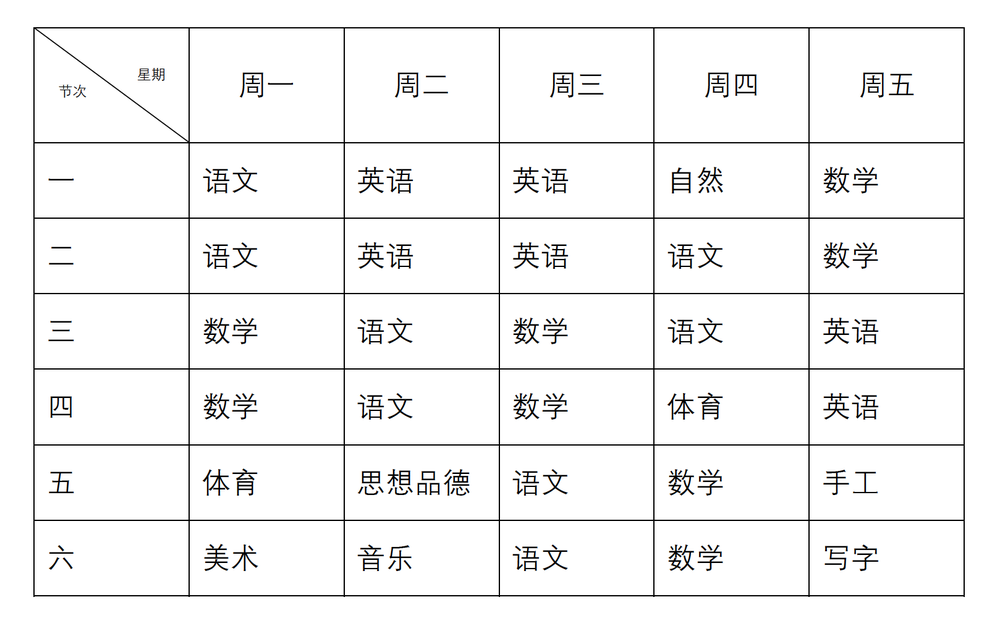
#> input picture opencv-photo-to-csv/src/classTable.png, 1000 x 618 px, shrunk from 1618 x 1000 before the run
$ python test6.py
#> lines starting #> are read from the running program, lines starting #| are printed output that depends on the picture; after the words box and inside, x2 and y2 are one past the last pixel; in counts of white or black regions, pixels touching at a corner belong together
import os

import cv2
import numpy as np
import pytesseract
from PIL import Image
import csv
import re
import json


def parse_pic_to_excel_data(src):
#> called with src = 'classTable.png'
    raw = cv2.imread(src, 1)
#> raw is the input picture: shape (618, 1000, 3); mean B, G, R 242.8, 242.8, 242.8
    # 灰度图片
    gray = cv2.cvtColor(raw, cv2.COLOR_BGR2GRAY)
    # 二值化
    binary = cv2.adaptiveThreshold(~gray, 255, cv2.ADAPTIVE_THRESH_GAUSSIAN_C, cv2.THRESH_BINARY, 35, -5)
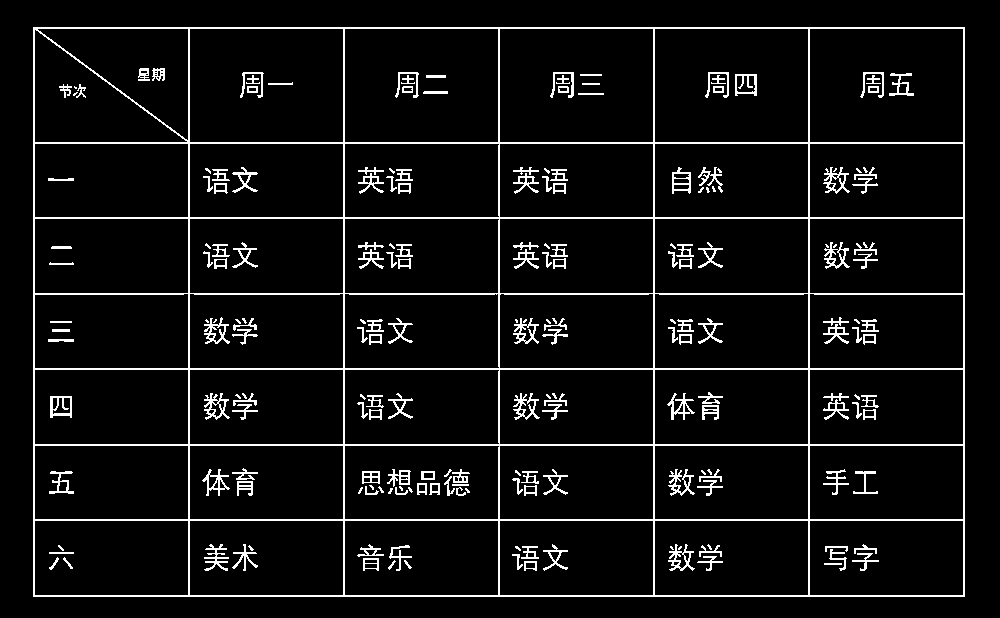
#> binary: shape (618, 1000); 6.7% white in thin lines or dots, all inside (x1, y1, x2, y2) = (33, 27, 965, 597)
    cv2.imshow("binary_picture", binary)  # 展示图片
    rows, cols = binary.shape
#> rows = 618; cols = 1000
    scale = 40
    # 自适应获取核值 识别横线
    kernel = cv2.getStructuringElement(cv2.MORPH_RECT, (cols // scale, 1))
    eroded = cv2.erode(binary, kernel, iterations=1)
#> eroded: shape (618, 1000); 2.3% white in thin lines or dots, all inside (x1, y1, x2, y2) = (45, 27, 953, 597)

    dilated_col = cv2.dilate(eroded, kernel, iterations=1)
    cv2.imshow("excel_horizontal_line", dilated_col)
    # cv2.waitKey(0)
    # 识别竖线
    scale = 20
    kernel = cv2.getStructuringElement(cv2.MORPH_RECT, (1, rows // scale))
#> kernel = 30 values from 1 to 1
    eroded = cv2.erode(binary, kernel, iterations=1)
#> eroded: shape (618, 1000); 1.2% white in thin lines or dots, all inside (x1, y1, x2, y2) = (33, 42, 965, 583)
    dilated_row = cv2.dilate(eroded, kernel, iterations=1)
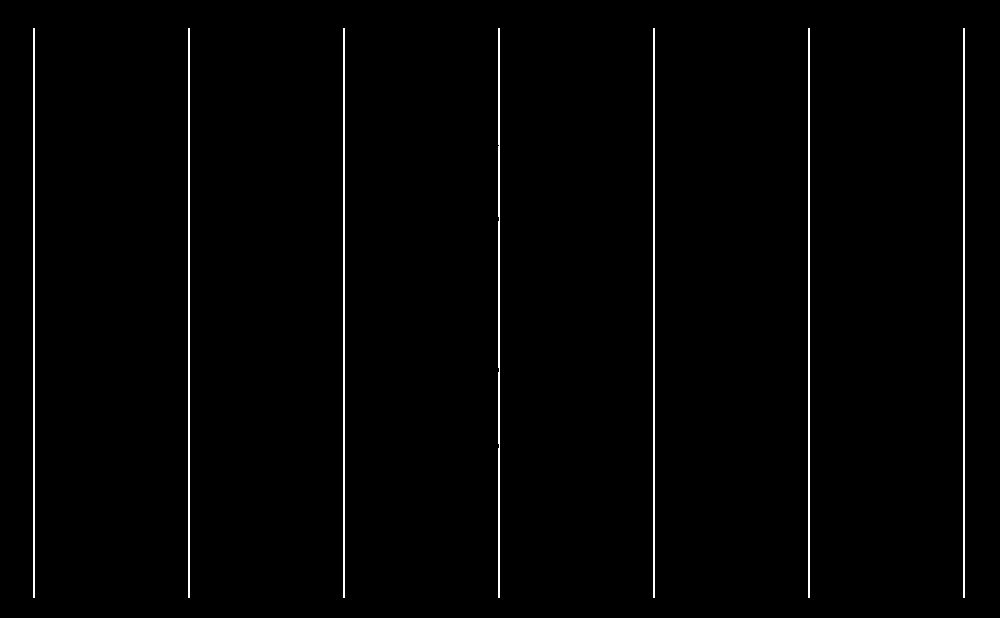
#> dilated_row: shape (618, 1000); 1.3% white in thin lines or dots, all inside (x1, y1, x2, y2) = (33, 28, 965, 598)
    cv2.imshow("excel_vertical_line", dilated_row)
    # cv2.waitKey(0)
    # 标识交点
    bitwise_and = cv2.bitwise_and(dilated_col, dilated_row)
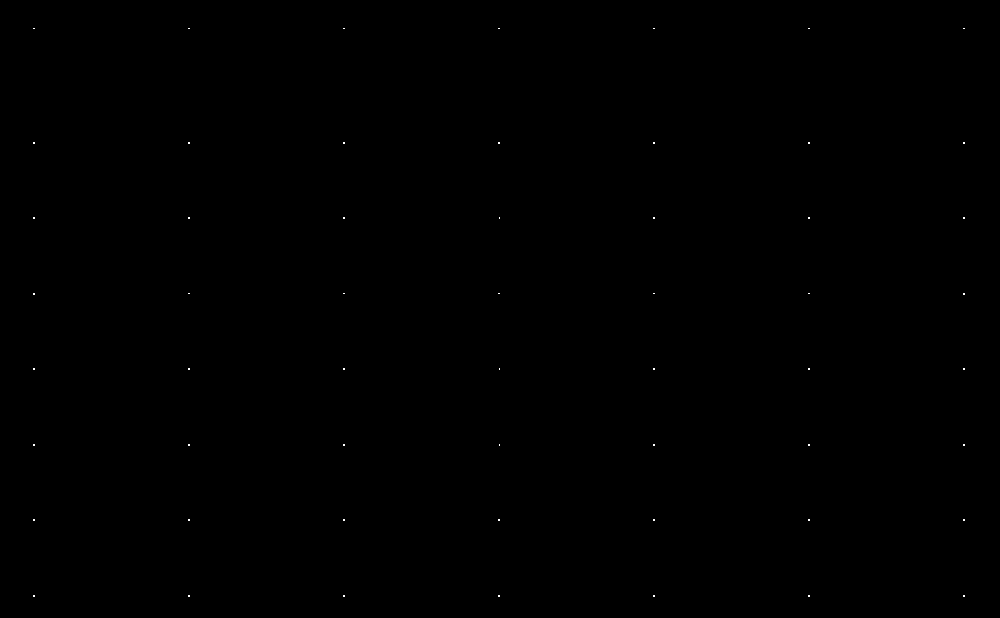
#> bitwise_and: shape (618, 1000); 0.03% white in thin lines or dots, all inside (x1, y1, x2, y2) = (33, 28, 965, 597)
    cv2.imshow("excel_bitwise_and", bitwise_and)
    # cv2.waitKey(0)
    # 标识表格
    merge = cv2.add(dilated_col, dilated_row)
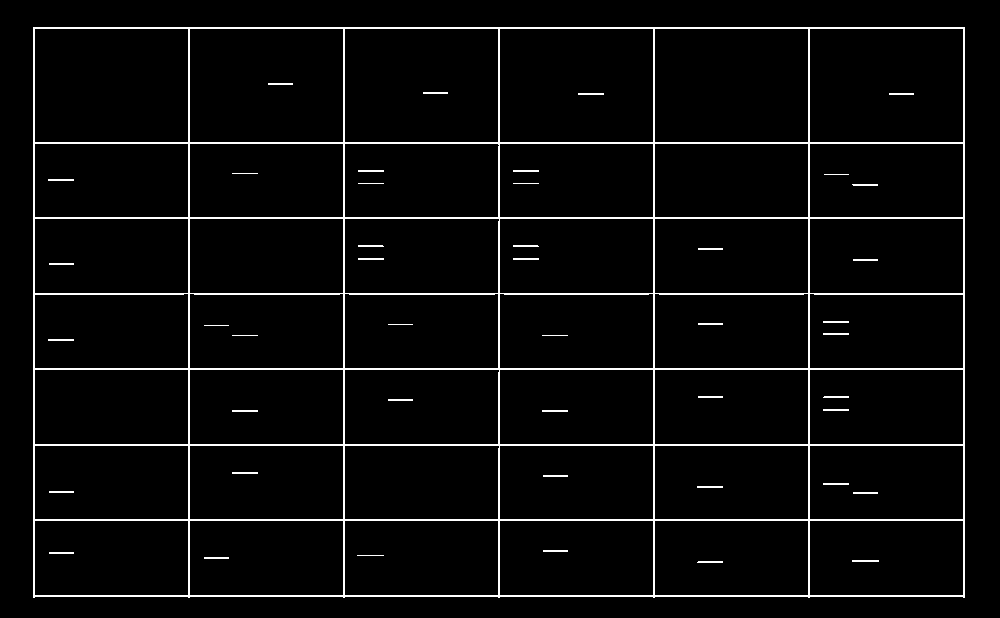
#> merge: shape (618, 1000); 4% white in thin lines or dots, all inside (x1, y1, x2, y2) = (33, 27, 965, 598)
    cv2.imshow("entire_excel_contour", merge)
    # cv2.waitKey(0)
    # 两张图片进行减法运算，去掉表格框线
    merge2 = cv2.subtract(binary, merge)
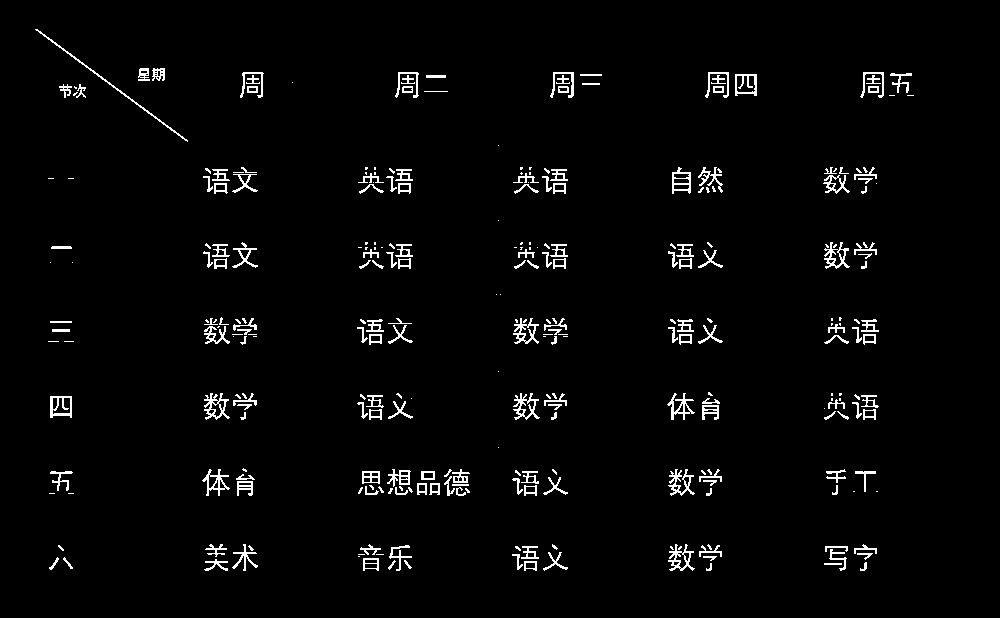
#> merge2: shape (618, 1000); 2.7% white in thin lines or dots, all inside (x1, y1, x2, y2) = (35, 29, 914, 571)
    cv2.imshow("binary_sub_excel_rect", merge2)

    new_kernel = cv2.getStructuringElement(cv2.MORPH_RECT, (2, 2))
    erode_image = cv2.morphologyEx(merge2, cv2.MORPH_OPEN, new_kernel)
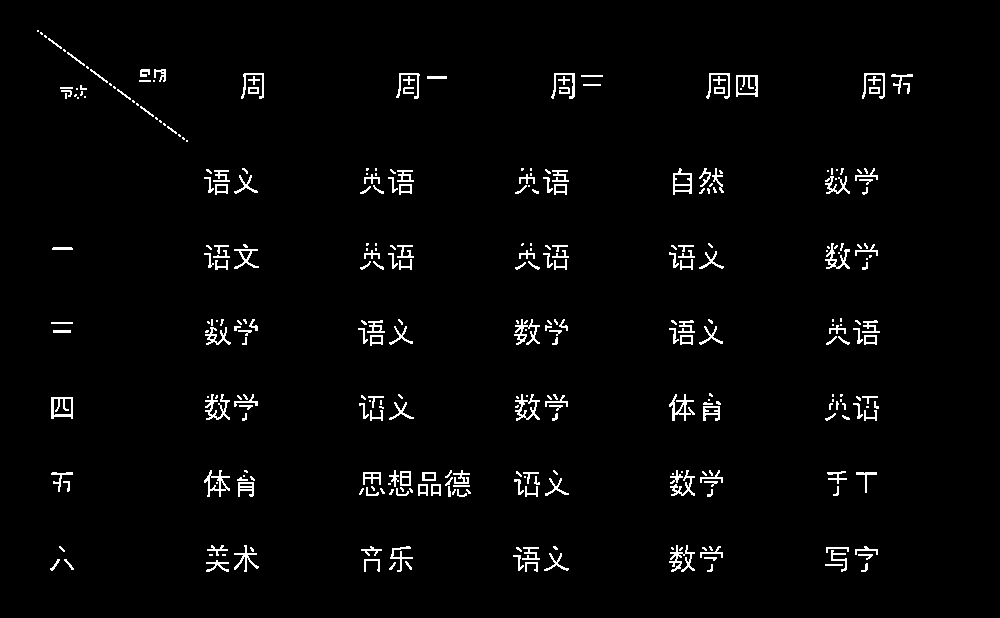
#> erode_image: shape (618, 1000); 2.5% white in thin lines or dots, all inside (x1, y1, x2, y2) = (37, 30, 913, 572)
    cv2.imshow('erode_image2', erode_image)
    merge3 = cv2.add(erode_image, bitwise_and)
    cv2.imshow('merge3', merge3)
    # cv2.waitKey(0)
    # 识别黑白图中的白色交叉点，将横纵坐标取出
    ys, xs = np.where(bitwise_and > 0)
#> ys = 194 values from 28 to 596; xs = 194 values, max 964 at index 13, min 33 at index 0, mean 498.5
    # 纵坐标
    y_point_arr = []
    # 横坐标
    x_point_arr = []
    # 通过排序，获取跳变的x和y的值，说明是交点，否则交点会有好多像素值值相近，我只取相近值的最后一点
    # 这个10的跳变不是固定的，根据不同的图片会有微调，基本上为单元格表格的高度（y坐标跳变）和长度（x坐标跳变）
    i = 0
    sort_x_point = np.sort(xs)
#> sort_x_point = 194 values from 33 to 964
    for i in range(len(sort_x_point) - 1):
        if sort_x_point[i + 1] - sort_x_point[i] > 10:
            x_point_arr.append(sort_x_point[i])
        i = i + 1
#> after the loop, x_point_arr = [34, 189, 344, 499, 654, 809]
    x_point_arr.append(sort_x_point[i])  # 要将最后一个点加入

    i = 0
    sort_y_point = np.sort(ys)
#> sort_y_point = 194 values from 28 to 596
    # print(np.sort(ys))
    for i in range(len(sort_y_point) - 1):
        if (sort_y_point[i + 1] - sort_y_point[i] > 10):
            y_point_arr.append(sort_y_point[i])
        i = i + 1
#> after the loop, y_point_arr = [28, 143, 218, 294, 369, 445, 520]
    # 要将最后一个点加入
    y_point_arr.append(sort_y_point[i])
    print('y_point_arr', y_point_arr)
#| y_point_arr [28, 143, 218, 294, 369, 445, 520, 596]
    print('x_point_arr', x_point_arr)
#| x_point_arr [34, 189, 344, 499, 654, 809, 964]
    # 循环y坐标，x坐标分割表格
    data = [[] for i in range(len(y_point_arr))]
#> data = [[], [], [], [], [], [], [], []]
    for i in range(len(y_point_arr) - 1):
        for j in range(len(x_point_arr) - 1):
            # 在分割时，第一个参数为y坐标，第二个参数为x坐标
            cell = raw[y_point_arr[i]:y_point_arr[i + 1], x_point_arr[j]:x_point_arr[j + 1]]
            cv2.imshow("sub_pic" + str(i) + str(j), cell)

            # 读取文字，此为默认英文
            # pytesseract.pytesseract.tesseract_cmd = 'E:/Tesseract-OCR/tesseract.exe'
            text1 = pytesseract.image_to_string(cell, lang="chi_sim")

            # 去除特殊字符
            text1 = re.findall(r'[^\*"/:?\\|<>″′‖ 〈\n]', text1, re.S)
            text1 = "".join(text1)
            print('单元格图片信息：' + text1)
            data[i].append(text1)
            j = j + 1
        i = i + 1
#> this loop made 1 pass
#> pass 1, in parse_pic_to_excel_data, `cv2.imshow("sub_pic" + str(i) + str(j), cell)`:
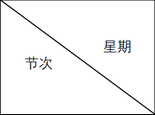
#> window 'sub_pic00': shape (115, 155, 3); mean B, G, R 244, 243.9, 243.9
#> after the loop, j = 0
    # cv2.waitKey(0)
    return data


def write_csv(path, data):
    with open(path, "w", newline='') as csv_file:
        writer = csv.writer(csv_file, dialect='excel')
        for index, item in enumerate(data):
            writer.writerows([[item[0], item[1], item[2], item[3], item[4], item[5]]])


if __name__ == '__main__':
    file = "classTable.png"
    # 解析数据
#> (the run stopped early here; a loop or call above may not have finished)
